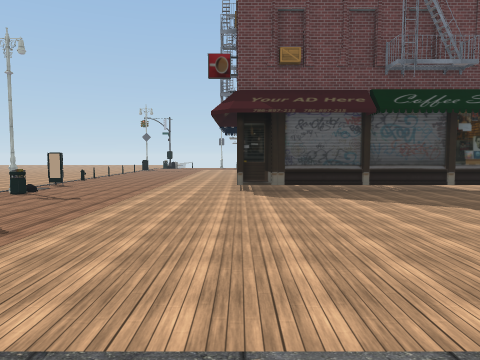
[1] (above)

24 first-person views from a walk through a scene from a Unity 3-D project. The camera is 1.4 m above the floor, tilts 4° down and sees 70° across. Doors are open. The floor is counted in squares, 2 m on a side. Each view is taken from the middle of a square. On the plan, view 1 faces up. The plan holds only what a view shows up to about 11 squares ahead; the rest is blank. The place goes on beyond the plan. The player is left out. Some animated figures are left out. Some surface patterns are stand-ins.

[2]
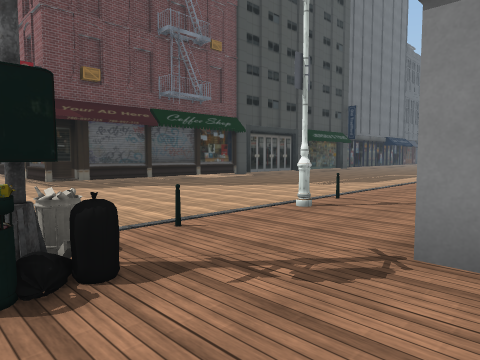

[3]
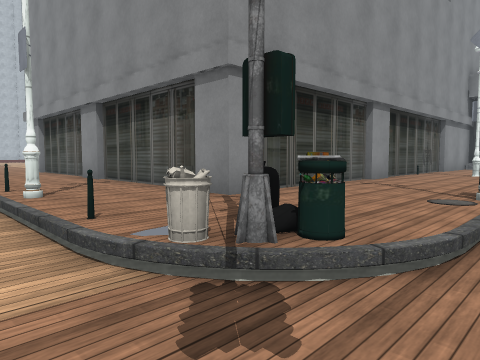

[4]
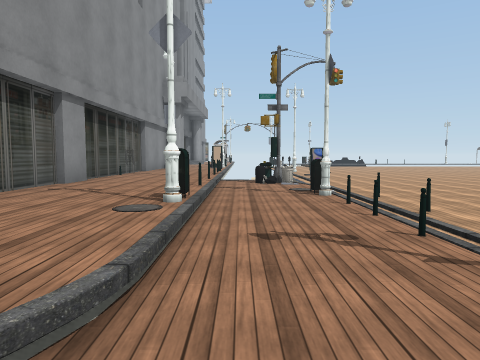

[5]
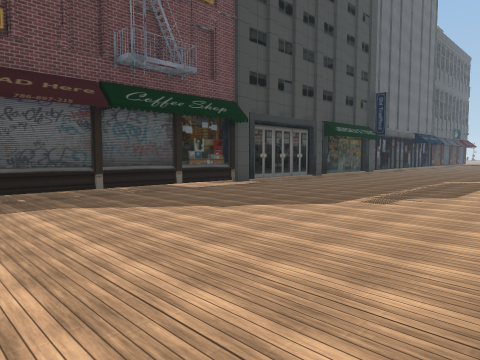

[6]
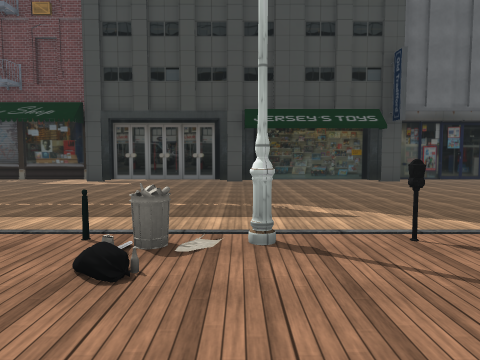

[7]
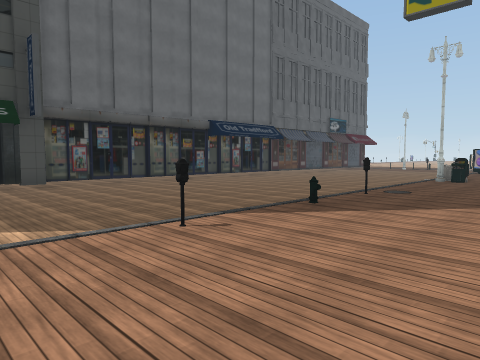

[8]
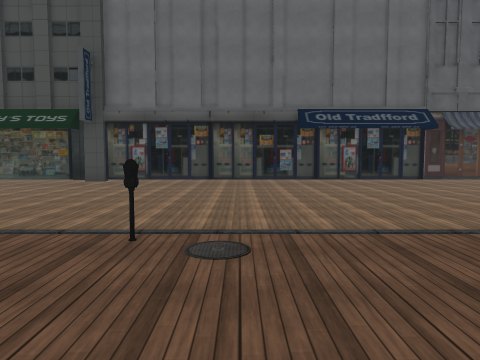

[9]
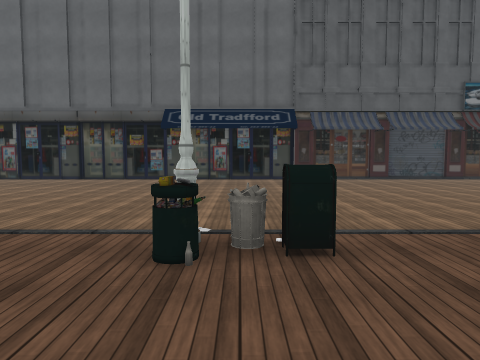

[10]
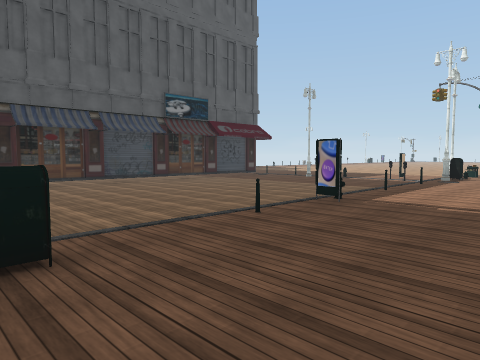

[11]
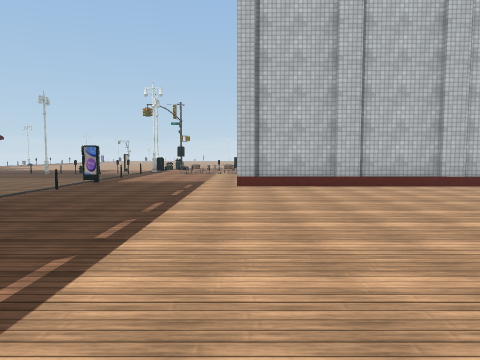

[12]
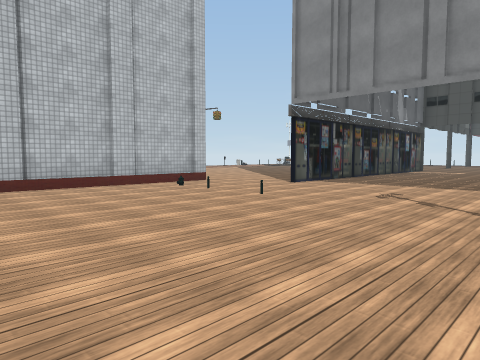

[13]
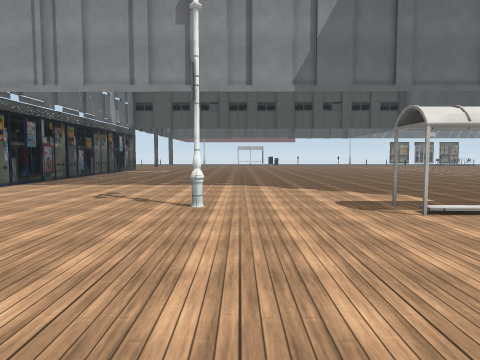

[14]
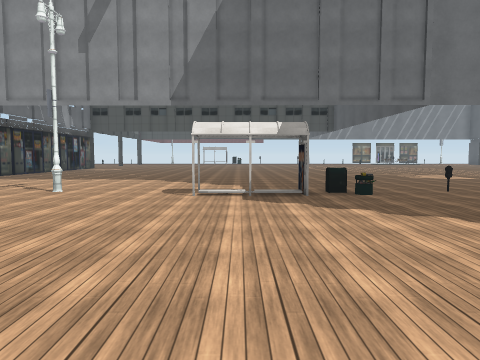

[15]
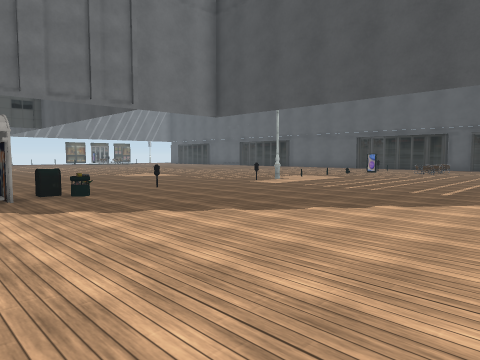

[16]
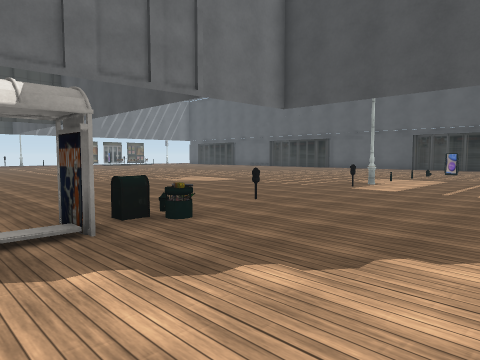

[17]
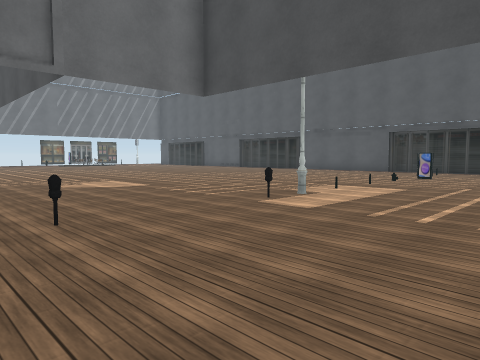

[18]
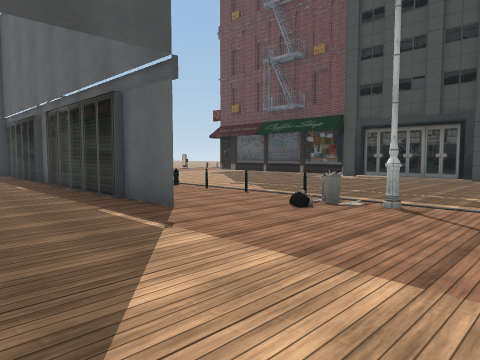

[19]
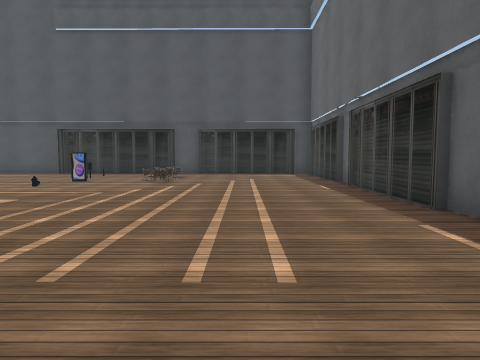

[20]
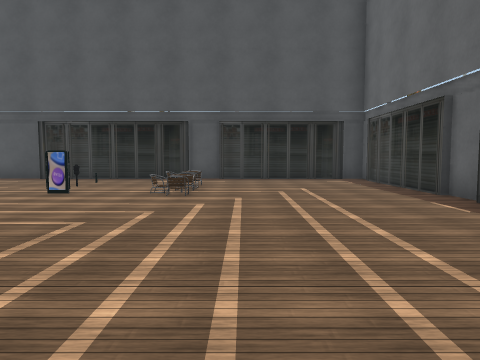

[21]
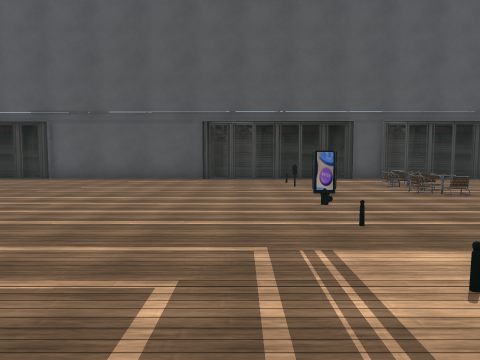

[22]
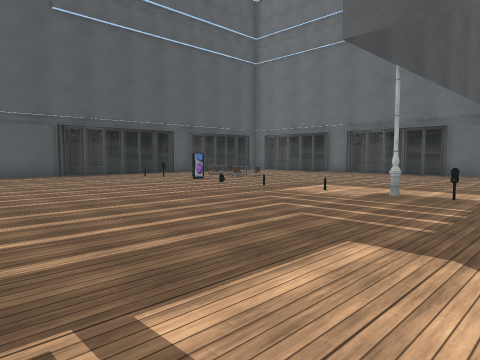

[23]
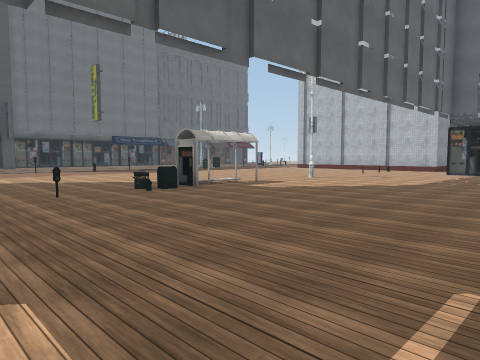

[24]
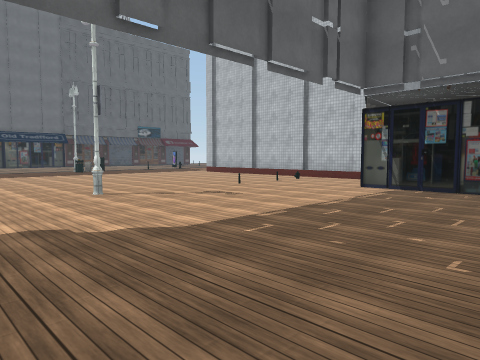

### Floor plan
Key: @ floor where view 1 was taken; # wall or solid block; . main floor; - floor 0.25 m lower than the main floor; / step, stairs or slope; = window, fence, low wall or low ledge; O other object.
Columns run from 5 left of view 1 to 33 right of it. Each row starts with its distance up from view 1.
 10 #----#
  9 -----#################################
  8 O-------------------------------------
  7 --------------------------------------
  6  --------------------------------------
  5  --------------------------------------
  4   -------------------------------------
  3    ------------------------------------
  2  --------------------------------------
  1  --O=/#=////=.=/O.#//#/=/#////O//=/#/=/
  0 --O#.@........................O........
 -1 --...###########.......................
 -2 --...#..................  ............
 -3 --O..#................... ........#
 -4 --...#............................#
 -5 --=..#............................#
 -6 O-...#.##.........................#
 -7 --#..#............................#
 -8 O-...#...#...........O..#.........#
 -9   =#.#.#........=..=.O.....#......#
-10   = ##............................#
-11     #..............................
-12     #..........................#..
-13     #..........................#
-14     #..........................#
-15     #....     .................#

Where each view was taken, in squares from view 1:
view 1: 0 up, 0 right, facing up
view 2: 2 down, 3 left, facing up-right
view 3: 2 up, 4 left, facing down-right
view 4: 1 up, 4 left, facing down
view 5: 1 up, 0 right, facing up-right
view 6: 2 down, 12 right, facing up
view 7: 2 down, 14 right, facing up-right
view 8: 2 down, 21 right, facing up
view 9: 2 down, 25 right, facing up
view 10: 2 down, 25 right, facing up-right
view 11: 3 down, 21 right, facing right
view 12: 4 down, 21 right, facing down-right
view 13: 4 down, 21 right, facing down
view 14: 2 down, 18 right, facing down
view 15: 2 down, 18 right, facing down-left
view 16: 5 down, 18 right, facing down-left
view 17: 5 down, 15 right, facing down-left
view 18: 4 down, 14 right, facing up-left
view 19: 4 down, 13 right, facing left
view 20: 5 down, 10 right, facing left
view 21: 10 down, 10 right, facing left
view 22: 15 down, 12 right, facing up-left
view 23: 15 down, 12 right, facing up-right
view 24: 15 down, 19 right, facing up-right
